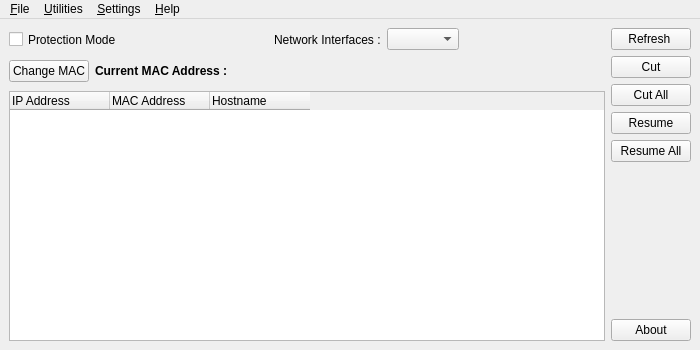
<?xml version="1.0" encoding="UTF-8"?>
<ui version="4.0">
 <class>MainWindow</class>
 <widget class="QMainWindow" name="MainWindow">
  <property name="geometry">
   <rect>
    <x>0</x>
    <y>0</y>
    <width>700</width>
    <height>350</height>
   </rect>
  </property>
  <property name="sizePolicy">
   <sizepolicy hsizetype="Expanding" vsizetype="Expanding">
    <horstretch>0</horstretch>
    <verstretch>0</verstretch>
   </sizepolicy>
  </property>
  <property name="windowTitle">
   <string>TuxCut-5.0</string>
  </property>
  <property name="windowIcon">
   <iconset resource="../pix.qrc">
    <normaloff>:/pix/pix/tuxcut.png</normaloff>:/pix/pix/tuxcut.png</iconset>
  </property>
  <widget class="QWidget" name="centralwidget">
   <layout class="QHBoxLayout" name="horizontalLayout_3">
    <item>
     <layout class="QVBoxLayout" name="verticalLayout_2">
      <item>
       <layout class="QHBoxLayout" name="horizontalLayout">
        <item>
         <widget class="QCheckBox" name="cbox_protection">
          <property name="minimumSize">
           <size>
            <width>101</width>
            <height>23</height>
           </size>
          </property>
          <property name="maximumSize">
           <size>
            <width>200</width>
            <height>23</height>
           </size>
          </property>
          <property name="text">
           <string>Protection Mode</string>
          </property>
         </widget>
        </item>
        <item>
         <spacer name="horizontalSpacer_3">
          <property name="orientation">
           <enum>Qt::Horizontal</enum>
          </property>
          <property name="sizeHint" stdset="0">
           <size>
            <width>40</width>
            <height>20</height>
           </size>
          </property>
         </spacer>
        </item>
        <item>
         <widget class="QLabel" name="label_2">
          <property name="text">
           <string>Network Interfaces :</string>
          </property>
         </widget>
        </item>
        <item>
         <widget class="QComboBox" name="comboIfaces"/>
        </item>
        <item>
         <spacer name="horizontalSpacer_2">
          <property name="orientation">
           <enum>Qt::Horizontal</enum>
          </property>
          <property name="sizeHint" stdset="0">
           <size>
            <width>40</width>
            <height>20</height>
           </size>
          </property>
         </spacer>
        </item>
       </layout>
      </item>
      <item>
       <layout class="QHBoxLayout" name="horizontalLayout_2">
        <item>
         <widget class="QPushButton" name="btn_changemac">
          <property name="text">
           <string>Change MAC</string>
          </property>
          <property name="icon">
           <iconset resource="../pix.qrc">
            <normaloff>:/pix/pix/mac.png</normaloff>:/pix/pix/mac.png</iconset>
          </property>
          <property name="iconSize">
           <size>
            <width>20</width>
            <height>20</height>
           </size>
          </property>
         </widget>
        </item>
        <item>
         <widget class="QLabel" name="label">
          <property name="text">
           <string>&lt;html&gt;&lt;head/&gt;&lt;body&gt;&lt;p&gt;&lt;span style=&quot; font-weight:600;&quot;&gt;Current MAC Address :&lt;/span&gt;&lt;/p&gt;&lt;/body&gt;&lt;/html&gt;</string>
          </property>
          <property name="alignment">
           <set>Qt::AlignLeading|Qt::AlignLeft|Qt::AlignVCenter</set>
          </property>
          <property name="margin">
           <number>1</number>
          </property>
          <property name="indent">
           <number>-1</number>
          </property>
         </widget>
        </item>
        <item>
         <widget class="QLabel" name="lbl_mac">
          <property name="text">
           <string>&lt;html&gt;&lt;head/&gt;&lt;body&gt;&lt;p&gt;&lt;br/&gt;&lt;/p&gt;&lt;/body&gt;&lt;/html&gt;</string>
          </property>
         </widget>
        </item>
        <item>
         <spacer name="horizontalSpacer">
          <property name="orientation">
           <enum>Qt::Horizontal</enum>
          </property>
          <property name="sizeHint" stdset="0">
           <size>
            <width>40</width>
            <height>20</height>
           </size>
          </property>
         </spacer>
        </item>
       </layout>
      </item>
      <item>
       <widget class="QTableWidget" name="table_hosts">
        <property name="lineWidth">
         <number>1</number>
        </property>
        <property name="editTriggers">
         <set>QAbstractItemView::NoEditTriggers</set>
        </property>
        <property name="selectionMode">
         <enum>QAbstractItemView::ExtendedSelection</enum>
        </property>
        <property name="selectionBehavior">
         <enum>QAbstractItemView::SelectRows</enum>
        </property>
        <property name="showGrid">
         <bool>false</bool>
        </property>
        <property name="sortingEnabled">
         <bool>false</bool>
        </property>
        <attribute name="horizontalHeaderVisible">
         <bool>true</bool>
        </attribute>
        <attribute name="verticalHeaderVisible">
         <bool>false</bool>
        </attribute>
        <column>
         <property name="text">
          <string>IP Address</string>
         </property>
         <property name="textAlignment">
          <set>AlignLeft|AlignVCenter</set>
         </property>
        </column>
        <column>
         <property name="text">
          <string>MAC Address</string>
         </property>
         <property name="textAlignment">
          <set>AlignLeft|AlignVCenter</set>
         </property>
        </column>
        <column>
         <property name="text">
          <string>Hostname</string>
         </property>
         <property name="textAlignment">
          <set>AlignLeft|AlignVCenter</set>
         </property>
        </column>
       </widget>
      </item>
     </layout>
    </item>
    <item>
     <layout class="QVBoxLayout" name="verticalLayout">
      <item>
       <widget class="QPushButton" name="btn_refresh">
        <property name="text">
         <string>Refresh </string>
        </property>
        <property name="icon">
         <iconset resource="../pix.qrc">
          <normaloff>:/pix/pix/refresh.png</normaloff>:/pix/pix/refresh.png</iconset>
        </property>
        <property name="iconSize">
         <size>
          <width>20</width>
          <height>20</height>
         </size>
        </property>
       </widget>
      </item>
      <item>
       <widget class="QPushButton" name="btn_cut">
        <property name="enabled">
         <bool>true</bool>
        </property>
        <property name="text">
         <string>Cut</string>
        </property>
        <property name="icon">
         <iconset resource="../pix.qrc">
          <normaloff>:/pix/pix/cut.png</normaloff>:/pix/pix/cut.png</iconset>
        </property>
        <property name="iconSize">
         <size>
          <width>20</width>
          <height>20</height>
         </size>
        </property>
       </widget>
      </item>
      <item>
       <widget class="QPushButton" name="btn_cut_all">
        <property name="text">
         <string>Cut All</string>
        </property>
        <property name="icon">
         <iconset resource="../pix.qrc">
          <normaloff>:/pix/pix/cut.png</normaloff>:/pix/pix/cut.png</iconset>
        </property>
       </widget>
      </item>
      <item>
       <widget class="QPushButton" name="btn_resume">
        <property name="text">
         <string>Resume</string>
        </property>
        <property name="icon">
         <iconset resource="../pix.qrc">
          <normaloff>:/pix/pix/resume.png</normaloff>:/pix/pix/resume.png</iconset>
        </property>
        <property name="iconSize">
         <size>
          <width>20</width>
          <height>20</height>
         </size>
        </property>
       </widget>
      </item>
      <item>
       <widget class="QPushButton" name="btn_resume_all">
        <property name="text">
         <string>Resume All</string>
        </property>
        <property name="icon">
         <iconset resource="../pix.qrc">
          <normaloff>:/pix/pix/resume.png</normaloff>:/pix/pix/resume.png</iconset>
        </property>
        <property name="iconSize">
         <size>
          <width>20</width>
          <height>20</height>
         </size>
        </property>
       </widget>
      </item>
      <item>
       <spacer name="verticalSpacer">
        <property name="orientation">
         <enum>Qt::Vertical</enum>
        </property>
        <property name="sizeHint" stdset="0">
         <size>
          <width>20</width>
          <height>40</height>
         </size>
        </property>
       </spacer>
      </item>
      <item>
       <widget class="QPushButton" name="btn_about">
        <property name="text">
         <string>About</string>
        </property>
        <property name="icon">
         <iconset resource="../pix.qrc">
          <normaloff>:/pix/pix/about.png</normaloff>:/pix/pix/about.png</iconset>
        </property>
        <property name="iconSize">
         <size>
          <width>20</width>
          <height>20</height>
         </size>
        </property>
       </widget>
      </item>
     </layout>
    </item>
   </layout>
  </widget>
  <widget class="QMenuBar" name="menuBar">
   <property name="geometry">
    <rect>
     <x>0</x>
     <y>0</y>
     <width>700</width>
     <height>25</height>
    </rect>
   </property>
   <widget class="QMenu" name="menu_File">
    <property name="title">
     <string>&amp;File</string>
    </property>
    <addaction name="action_Quit"/>
   </widget>
   <widget class="QMenu" name="menu_Edit">
    <property name="title">
     <string>&amp;Settings</string>
    </property>
    <widget class="QMenu" name="menu_Language">
     <property name="title">
      <string>&amp;Language</string>
     </property>
     <addaction name="actionArabic"/>
     <addaction name="actionEnglish"/>
    </widget>
    <addaction name="menu_Language"/>
    <addaction name="actionHideTrayIcon"/>
   </widget>
   <widget class="QMenu" name="menu_Help">
    <property name="title">
     <string>&amp;Help</string>
    </property>
    <addaction name="actionAbout_TuxCut"/>
    <addaction name="actionAbout_Qt"/>
   </widget>
   <widget class="QMenu" name="menu_Utilities">
    <property name="title">
     <string>&amp;Utilities</string>
    </property>
    <widget class="QMenu" name="menuSpeed_Limiter">
     <property name="title">
      <string>Speed Limiter</string>
     </property>
     <addaction name="action_speedlimiter_on"/>
     <addaction name="action_speedlimiter_off"/>
    </widget>
    <addaction name="menuSpeed_Limiter"/>
   </widget>
   <addaction name="menu_File"/>
   <addaction name="menu_Utilities"/>
   <addaction name="menu_Edit"/>
   <addaction name="menu_Help"/>
  </widget>
  <action name="action_quit">
   <property name="icon">
    <iconset resource="../pix.qrc">
     <normaloff>:/pix/pix/close.png</normaloff>:/pix/pix/close.png</iconset>
   </property>
   <property name="text">
    <string>Quit</string>
   </property>
  </action>
  <action name="action_change_mac">
   <property name="icon">
    <iconset resource="../pix.qrc">
     <normaloff>:/pix/pix/mac.png</normaloff>:/pix/pix/mac.png</iconset>
   </property>
   <property name="text">
    <string>Change MAC</string>
   </property>
  </action>
  <action name="action_Quit">
   <property name="icon">
    <iconset resource="../pix.qrc">
     <normaloff>:/pix/pix/close.png</normaloff>:/pix/pix/close.png</iconset>
   </property>
   <property name="text">
    <string>&amp;Quit</string>
   </property>
  </action>
  <action name="actionArabic">
   <property name="checkable">
    <bool>true</bool>
   </property>
   <property name="checked">
    <bool>true</bool>
   </property>
   <property name="text">
    <string>Arabic</string>
   </property>
  </action>
  <action name="actionEnglish">
   <property name="checkable">
    <bool>true</bool>
   </property>
   <property name="text">
    <string>English</string>
   </property>
  </action>
  <action name="actionAbout_TuxCut">
   <property name="icon">
    <iconset resource="../pix.qrc">
     <normaloff>:/pix/pix/about.png</normaloff>:/pix/pix/about.png</iconset>
   </property>
   <property name="text">
    <string>About TuxCut</string>
   </property>
  </action>
  <action name="actionAbout_Qt">
   <property name="icon">
    <iconset resource="../pix.qrc">
     <normaloff>:/pix/pix/qt-logo.png</normaloff>:/pix/pix/qt-logo.png</iconset>
   </property>
   <property name="text">
    <string>About Qt</string>
   </property>
  </action>
  <action name="action_speedlimiter_on">
   <property name="checkable">
    <bool>true</bool>
   </property>
   <property name="text">
    <string>On</string>
   </property>
  </action>
  <action name="action_speedlimiter_off">
   <property name="checkable">
    <bool>true</bool>
   </property>
   <property name="checked">
    <bool>true</bool>
   </property>
   <property name="text">
    <string>Off</string>
   </property>
  </action>
  <action name="actionHideTrayIcon">
   <property name="checkable">
    <bool>true</bool>
   </property>
   <property name="text">
    <string>Hide tray icon</string>
   </property>
  </action>
  <action name="actionOpen_Tuxcut">
   <property name="enabled">
    <bool>false</bool>
   </property>
   <property name="icon">
    <iconset resource="../pix.qrc">
     <normaloff>:/pix/pix/tuxcut.png</normaloff>:/pix/pix/tuxcut.png</iconset>
   </property>
   <property name="text">
    <string>Open Tuxcut</string>
   </property>
   <property name="toolTip">
    <string>Show Window</string>
   </property>
   <property name="visible">
    <bool>true</bool>
   </property>
  </action>
 </widget>
 <resources>
  <include location="../pix.qrc"/>
 </resources>
 <connections>
  <connection>
   <sender>cbox_protection</sender>
   <signal>stateChanged(int)</signal>
   <receiver>MainWindow</receiver>
   <slot>on_protection_changes()</slot>
   <hints>
    <hint type="sourcelabel">
     <x>63</x>
     <y>48</y>
    </hint>
    <hint type="destinationlabel">
     <x>172</x>
     <y>7</y>
    </hint>
   </hints>
  </connection>
  <connection>
   <sender>btn_refresh</sender>
   <signal>clicked()</signal>
   <receiver>MainWindow</receiver>
   <slot>on_refresh_clicked()</slot>
   <hints>
    <hint type="sourcelabel">
     <x>633</x>
     <y>64</y>
    </hint>
    <hint type="destinationlabel">
     <x>270</x>
     <y>27</y>
    </hint>
   </hints>
  </connection>
  <connection>
   <sender>btn_cut</sender>
   <signal>clicked()</signal>
   <receiver>MainWindow</receiver>
   <slot>on_cut_clicked()</slot>
   <hints>
    <hint type="sourcelabel">
     <x>633</x>
     <y>100</y>
    </hint>
    <hint type="destinationlabel">
     <x>320</x>
     <y>41</y>
    </hint>
   </hints>
  </connection>
  <connection>
   <sender>btn_resume</sender>
   <signal>clicked()</signal>
   <receiver>MainWindow</receiver>
   <slot>on_resume_clicked()</slot>
   <hints>
    <hint type="sourcelabel">
     <x>633</x>
     <y>169</y>
    </hint>
    <hint type="destinationlabel">
     <x>362</x>
     <y>60</y>
    </hint>
   </hints>
  </connection>
  <connection>
   <sender>action_quit</sender>
   <signal>triggered()</signal>
   <receiver>MainWindow</receiver>
   <slot>on_quit_triggered()</slot>
   <hints>
    <hint type="sourcelabel">
     <x>-1</x>
     <y>-1</y>
    </hint>
    <hint type="destinationlabel">
     <x>274</x>
     <y>131</y>
    </hint>
   </hints>
  </connection>
  <connection>
   <sender>action_change_mac</sender>
   <signal>triggered()</signal>
   <receiver>MainWindow</receiver>
   <slot>change_mac()</slot>
   <hints>
    <hint type="sourcelabel">
     <x>-1</x>
     <y>-1</y>
    </hint>
    <hint type="destinationlabel">
     <x>274</x>
     <y>131</y>
    </hint>
   </hints>
  </connection>
  <connection>
   <sender>btn_changemac</sender>
   <signal>clicked()</signal>
   <receiver>MainWindow</receiver>
   <slot>change_mac()</slot>
   <hints>
    <hint type="sourcelabel">
     <x>89</x>
     <y>83</y>
    </hint>
    <hint type="destinationlabel">
     <x>453</x>
     <y>14</y>
    </hint>
   </hints>
  </connection>
  <connection>
   <sender>btn_about</sender>
   <signal>clicked()</signal>
   <receiver>MainWindow</receiver>
   <slot>on_about_clicked()</slot>
   <hints>
    <hint type="sourcelabel">
     <x>689</x>
     <y>339</y>
    </hint>
    <hint type="destinationlabel">
     <x>412</x>
     <y>82</y>
    </hint>
   </hints>
  </connection>
  <connection>
   <sender>btn_resume_all</sender>
   <signal>clicked()</signal>
   <receiver>MainWindow</receiver>
   <slot>resume_all()</slot>
   <hints>
    <hint type="sourcelabel">
     <x>633</x>
     <y>205</y>
    </hint>
    <hint type="destinationlabel">
     <x>572</x>
     <y>177</y>
    </hint>
   </hints>
  </connection>
  <connection>
   <sender>action_Quit</sender>
   <signal>triggered()</signal>
   <receiver>MainWindow</receiver>
   <slot>close()</slot>
   <hints>
    <hint type="sourcelabel">
     <x>-1</x>
     <y>-1</y>
    </hint>
    <hint type="destinationlabel">
     <x>321</x>
     <y>148</y>
    </hint>
   </hints>
  </connection>
  <connection>
   <sender>actionArabic</sender>
   <signal>triggered()</signal>
   <receiver>MainWindow</receiver>
   <slot>arabic_selected()</slot>
   <hints>
    <hint type="sourcelabel">
     <x>-1</x>
     <y>-1</y>
    </hint>
    <hint type="destinationlabel">
     <x>321</x>
     <y>148</y>
    </hint>
   </hints>
  </connection>
  <connection>
   <sender>actionEnglish</sender>
   <signal>triggered()</signal>
   <receiver>MainWindow</receiver>
   <slot>english_selected()</slot>
   <hints>
    <hint type="sourcelabel">
     <x>-1</x>
     <y>-1</y>
    </hint>
    <hint type="destinationlabel">
     <x>321</x>
     <y>148</y>
    </hint>
   </hints>
  </connection>
  <connection>
   <sender>action_speedlimiter_on</sender>
   <signal>triggered()</signal>
   <receiver>MainWindow</receiver>
   <slot>limit_speed()</slot>
   <hints>
    <hint type="sourcelabel">
     <x>-1</x>
     <y>-1</y>
    </hint>
    <hint type="destinationlabel">
     <x>321</x>
     <y>148</y>
    </hint>
   </hints>
  </connection>
  <connection>
   <sender>action_speedlimiter_off</sender>
   <signal>triggered()</signal>
   <receiver>MainWindow</receiver>
   <slot>unlimit_speed()</slot>
   <hints>
    <hint type="sourcelabel">
     <x>-1</x>
     <y>-1</y>
    </hint>
    <hint type="destinationlabel">
     <x>321</x>
     <y>148</y>
    </hint>
   </hints>
  </connection>
  <connection>
   <sender>actionAbout_Qt</sender>
   <signal>triggered()</signal>
   <receiver>MainWindow</receiver>
   <slot>about_qt()</slot>
   <hints>
    <hint type="sourcelabel">
     <x>-1</x>
     <y>-1</y>
    </hint>
    <hint type="destinationlabel">
     <x>321</x>
     <y>148</y>
    </hint>
   </hints>
  </connection>
  <connection>
   <sender>actionAbout_TuxCut</sender>
   <signal>triggered()</signal>
   <receiver>MainWindow</receiver>
   <slot>on_about_clicked()</slot>
   <hints>
    <hint type="sourcelabel">
     <x>-1</x>
     <y>-1</y>
    </hint>
    <hint type="destinationlabel">
     <x>321</x>
     <y>148</y>
    </hint>
   </hints>
  </connection>
  <connection>
   <sender>btn_cut_all</sender>
   <signal>clicked()</signal>
   <receiver>MainWindow</receiver>
   <slot>on_cut_all_clicked()</slot>
   <hints>
    <hint type="sourcelabel">
     <x>589</x>
     <y>130</y>
    </hint>
    <hint type="destinationlabel">
     <x>660</x>
     <y>128</y>
    </hint>
   </hints>
  </connection>
  <connection>
   <sender>actionOpen_Tuxcut</sender>
   <signal>triggered()</signal>
   <receiver>MainWindow</receiver>
   <slot>on_open_tuxcut_clicked()</slot>
   <hints>
    <hint type="sourcelabel">
     <x>-1</x>
     <y>-1</y>
    </hint>
    <hint type="destinationlabel">
     <x>349</x>
     <y>174</y>
    </hint>
   </hints>
  </connection>
 </connections>
 <slots>
  <slot>on_protection_changes()</slot>
  <slot>on_refresh_clicked()</slot>
  <slot>on_cut_clicked()</slot>
  <slot>on_resume_clicked()</slot>
  <slot>on_quit_triggered()</slot>
  <slot>change_mac()</slot>
  <slot>on_about_clicked()</slot>
  <slot>resume_all()</slot>
  <slot>arabic_selected()</slot>
  <slot>english_selected()</slot>
  <slot>limit_speed()</slot>
  <slot>unlimit_speed()</slot>
  <slot>about_qt()</slot>
  <slot>on_cut_all_clicked()</slot>
  <slot>on_open_tuxcut_clicked()</slot>
 </slots>
</ui>
